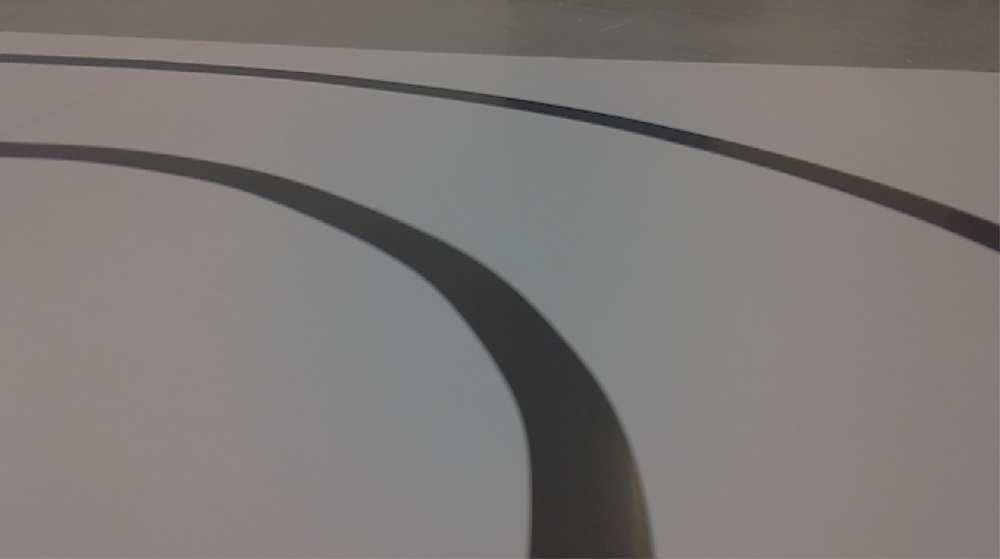
#> input picture Line_Detection_NOT_ROS/Ex.png, 1000 x 559 px, shrunk from 1916 x 1072 before the run
$ python LinesLarge.py
#> lines starting #> are read from the running program, lines starting #| are printed output that depends on the picture; after the words box and inside, x2 and y2 are one past the last pixel; in counts of white or black regions, pixels touching at a corner belong together
import cv2
import numpy as np

image = cv2.imread('Ex.png')
#> image is the input picture: shape (559, 1000, 3); mean B, G, R 119, 120.8, 125.9

# Grayscale and Canny Edges extracted
gray = cv2.cvtColor(image, cv2.COLOR_BGR2GRAY)

_,msk = cv2.threshold(gray,120,255, cv2.THRESH_BINARY_INV)
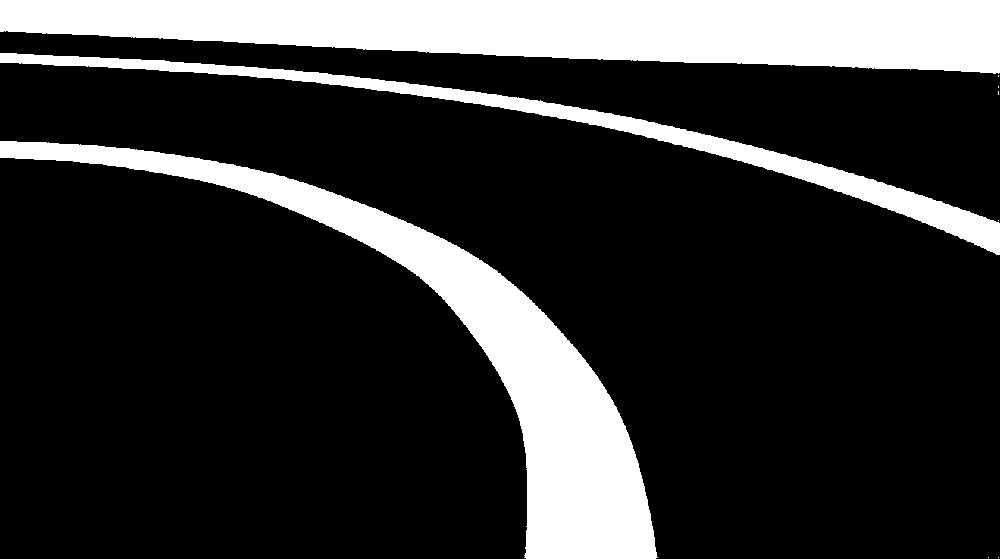
#> msk: shape (559, 1000); 20.1% white; 9 white regions (6 under 20 px), largest, box (x1, y1, x2, y2) and area: (0, 0, 1000, 74) 53769, (0, 141, 658, 559) 43229, (0, 53, 1000, 255) 15209

erode = cv2.erode(msk, (5, 5), iterations = 6)
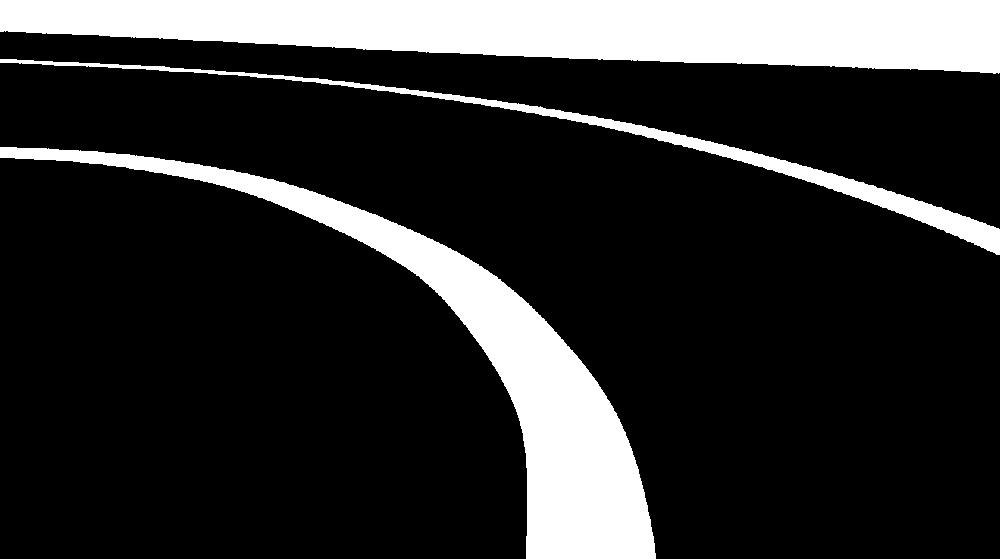
#> erode: shape (559, 1000); 18.3% white; 3 white regions, box (x1, y1, x2, y2) and area: (0, 0, 1000, 74) 53769, (0, 147, 656, 559) 39269, (0, 59, 1000, 255) 9209

Cutx = (int(3*gray.shape[0]/4),gray.shape[0]-10)
#> Cutx = (419, 549)
Cuty = (int(gray.shape[1]/4),int((3*gray.shape[1])/4))
#> Cuty = (250, 750)

edges = cv2.Canny(erode, 0, 60)
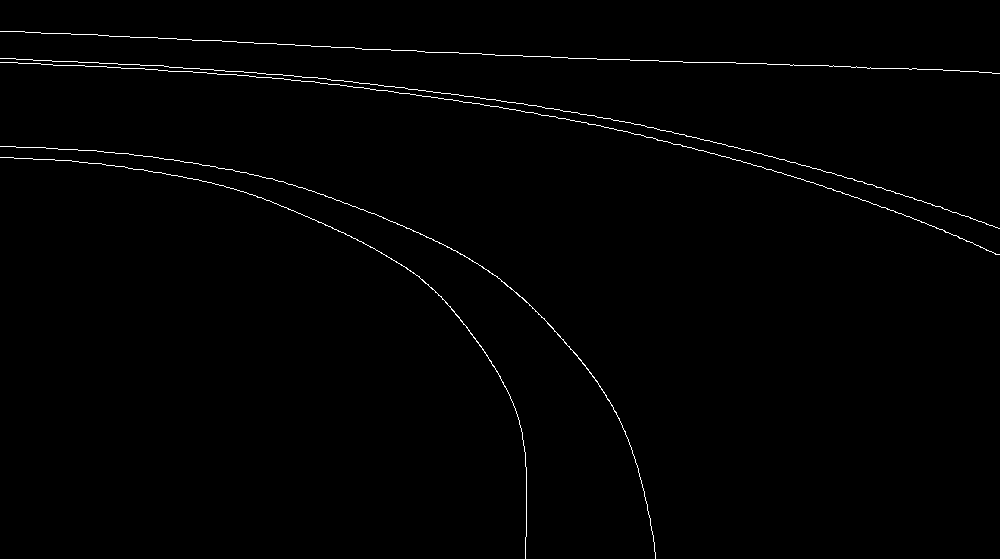
#> edges: shape (559, 1000); 0.84% white in thin lines or dots
cv2.imshow('Canny', edges)

# Run HoughLines using a rho accuracy of 1 pixel
# theta accuracy aof np.pi / 180 which is 1 degree
# The line threshold is set to 240 (number of points on line)
lines = cv2.HoughLines(edges[Cutx[0]:Cutx[1],Cuty[0]:Cuty[1]], 2, np.pi / 180, 50)
#> lines = 15 rows, first 8: [276, 0], [-274, 3.12], [-366, 2.91], [-370, 2.93], [278, 0.0175], [-358, 2.86], [-364, 2.9], [-272, 3.09]

# Iterate through each line and convert it to the format
for i in range(len(lines)):
    rho, theta = lines[i,0,:]
    a = np.cos(theta)
    b = np.sin(theta)
    x0 = a * rho
    y0 = b * rho
    x1 = int(x0 + 1000 * (-b))
    y1 = int(y0 + 1000 * (a))
    x2 = int(x0 - 1000 * (-b))
    y2 = int(y0 - 1000 * (a))
    cv2.line(edges[Cutx[0]:Cutx[1],Cuty[0]:Cuty[1]], (x1, y1), (x2, y2), (127), 2)
#> this loop made 15 passes
#> (rho, theta, a, b, x0, y0, x1, y1) on passes 1 to 12: (276, 0, 1, 0, 276, 0, 276, 1000), (-274, 3.12, -1, 0.0175, 274, -4.78, 256, -1004), (-366, 2.91, -0.974, 0.225, 356.6, -82.33, 131, -1056), (-370, 2.93, -0.978, 0.208, 361.9, -76.93, 154, -1055), (278, 0.0175, 1, 0.0175, 278, 4.85, 260, 1004), (-358, 2.86, -0.961, 0.276, 344.1, -98.68, 68, -1059), (-364, 2.9, -0.97, 0.242, 353.2, -88.06, 111, -1058), (-272, 3.09, -0.999, 0.0523, 271.6, -14.24, 219, -1012), (-350, 2.81, -0.946, 0.326, 330.9, -113.9, 5, -1059), (-372, 2.95, -0.982, 0.191, 365.2, -70.98, 174, -1052), (-270, 3.05, -0.996, 0.0872, 269, -23.53, 181, -1019), (-356, 2.84, -0.956, 0.292, 340.4, -104.1, 48, -1060)

cv2.imshow('Hough Lines', edges[Cutx[0]:Cutx[1],Cuty[0]:Cuty[1]])
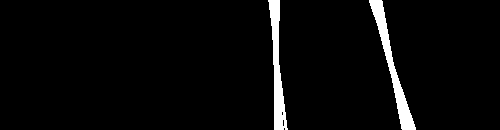
#> window 'Hough Lines': shape (130, 500); values 0 (black) and 127 (white), 3.7% white; 2 white regions, box (x1, y1, x2, y2) and area: (369, 0, 416, 130) 1262, (268, 0, 288, 130) 1124
cv2.waitKey(0)
cv2.destroyAllWindows()
